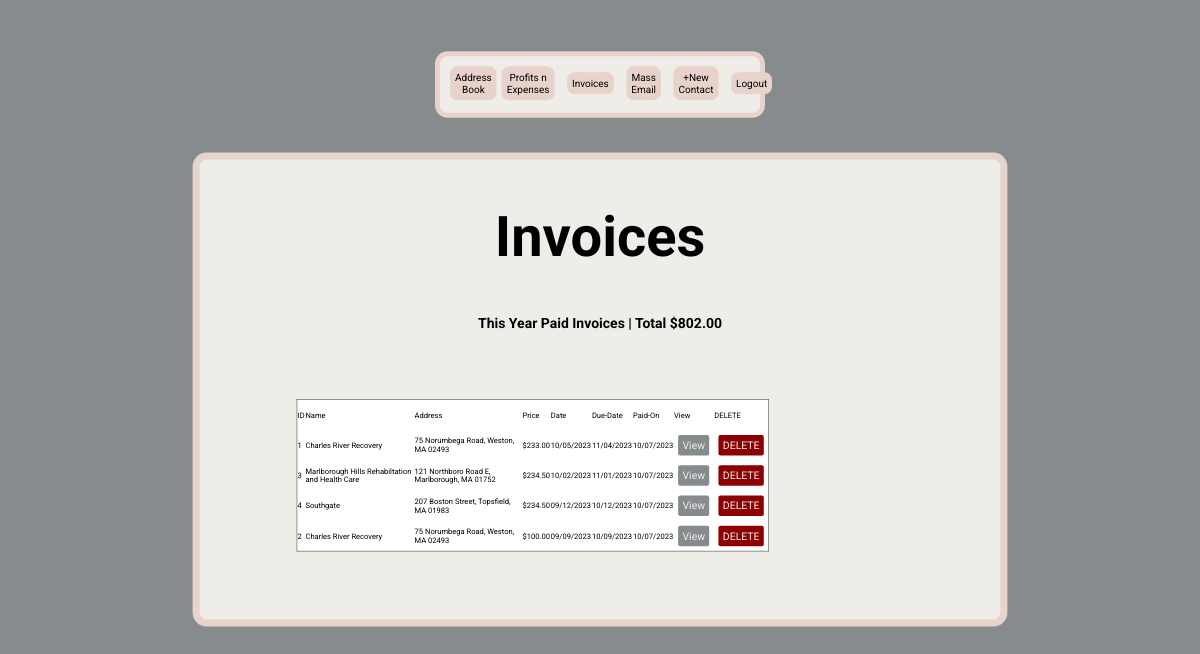
The page /invoice-list (signed in) on the database its author committed.
### main.py (models this page shows)
class InvoiceTable(db.Model):
    __tablename__ = 'invoice_table'
    id = db.Column(db.Integer, primary_key=True)
    facility = db.Column(db.String(250))
    street = db.Column(db.String(250))
    town = db.Column(db.String(250))
    state = db.Column(db.String(250))
    zip_code = db.Column(db.String(250))
    date = db.Column(db.String(250))
    due_date = db.Column(db.String(250))
    price = db.Column(db.String(250))
    title = db.Column(db.String(250))
    description = db.Column(db.String(250))
    paid = db.Column(db.Boolean, default=False)
    paid_on = db.Column(db.String(250))
    data_base_id = db.Column(db.Integer, db.ForeignKey('database.id'))

### main.py (the view)
@app.route('/invoice-list', methods=['GET', 'POST'])
@logged_in_only
def invoice_list():
    invoice_items = invoices_by_year_total(InvoiceTable, OrderedDict)
    this_year_paid_invoices = invoice_items[0]
    current_invoices = invoice_items[1]
    overdue_invoices = invoice_items[2]
    future_invoices = invoice_items[3]
    this_year_paid_total = invoice_items[4]
    current_total = invoice_items[5]
    overdue_total = invoice_items[6]
    future_total = invoice_items[7]
    paid_invoices_by_year = invoice_items[8]
    yearly_totals = invoice_items[9]
    return render_template('invoice-list.html', this_year_paid_invoices=this_year_paid_invoices,
                           current_invoices=current_invoices, overdue_invoices=overdue_invoices,
                           this_year_paid_total=this_year_paid_total, overdue_total=overdue_total,
                           current_total=current_total, future_invoices=future_invoices,
                           future_total=future_total, paid_invoices_by_year=paid_invoices_by_year,
                           yearly_totals=yearly_totals)

### main.py (called while the page is built)
@login_manager.user_loader
def load_user(user_id):
    return db.session.get(User, int(user_id))

def logged_in_only(f):
    @wraps(f)
    def decorated_function(*args, **kwargs):
        try:
            if current_user.is_authenticated:
                return f(*args, **kwargs)
            else:
                return redirect(url_for('login_page'))
        except AttributeError:
            return redirect(url_for('login_page'))
    return decorated_function

### resources.py (called while the page is built)
def format_float_as_string(num):
    formatted_str = '{:.2f}'.format(num)
    integer_part, fractional_part = formatted_str.split('.')
    if len(fractional_part) == 1:
        return f"{integer_part}.{fractional_part}0"
    return formatted_str

### templates/invoice-list.html (shortened to what this page needs)
{% include "header.html" %}
<body>
    <div class="libraryItemsContainer tableItemsBtn">
        <div class="formContainerColumn tableContainer">
            <h1>Invoices</h1>
            <h2>This Year Paid Invoices | Total ${{ this_year_paid_total }}</h2>
            <div class="tableBtnContainer">
                <table class="tableContent">
                    <tr>
                        <td>ID</td>
                        <td>Name</td>
                        <td>Address</td>
                        <td>Price</td>
                        <td>Date</td>
                        <td>Due-Date</td>
                        <td>Paid-On</td>
                        <td>View</td>
                        <td>DELETE</td>
                    </tr>
                    {% for invoice in this_year_paid_invoices %}
                        <tr data-href="{{ url_for('invoice', invoice_id=invoice.id) }}">
                            <td>{{ invoice.id }}</td>
                            <td>{{ invoice.facility }}</td>
                            <td>
                                {{ invoice.street }}, {{ invoice.town }},
                                {{ invoice.state }} {{ invoice.zip_code }}
                            </td>
                            <td>${{ invoice.price }}</td>
                            <td>{{ invoice.date }}</td>
                            <td>{{ invoice.due_date }}</td>
                            <td>{{ invoice.paid_on }}</td>
                            <td><a class="editBtn greyBtn" href="{{ url_for('invoice', invoice_id=invoice.id) }}">View</a></td>
                            <td><a class="delete" href="{{ url_for('confirm_page', id=invoice.id, field='invoice') }}">DELETE</a></td>
                        </tr>
                    {% endfor %}
                </table>
            </div>
        </div>
    </div>
</body>
</html>

### templates/header.html (shortened to what this page needs)
<!DOCTYPE html>
<html lang="en">
<head>
    <link rel="stylesheet" href="{{ url_for('static', filename='../static/css/stylesheet.css') }}">
</head>
<body>
    <div class="centerNav">
        <div class="navBarContainer">
            <div>
                <div>
                    <a href="{{ url_for('home') }}">Address Book</a>
                </div>
            </div>
            <div class="rightNavItems">
                <div>
                    <a href="{{ url_for('profit_expenses') }}">Profits n Expenses</a>
                </div>
                <div>
                    <a href="{{ url_for('invoice_list') }}">Invoices</a>
                </div>
                <div>
                    <a href="{{ url_for('mass_email_page') }}">Mass Email</a>
                </div>
                <div>
                    <a href="{{ url_for('form') }}">+New Contact</a>
                </div>
                {% if current_user.is_authenticated %}
                    <div>
                        <a href="{{ url_for('logout') }}">Logout</a>
                    </div>
                {% else %}
                    <div>
                        <a href="{{ url_for('login_page') }}">Login</a>
                    </div>
                {% endif %}
            </div>
        </div>
    </div>
</body>
</html>

### static/css/stylesheet.css (style rules this page uses)
html, body { overflow-x: hidden; font-family: 'Roboto', sans-serif; }
.navBarContainer { width: 95%; margin: 10px; margin-left: auto; margin-right: auto; background-color: #EEEDE7; border-radius: 25px; padding: 20px; border: 10px solid #E7D2CC; display: flex; justify-content: space-between; align-items: center; font-size: 30px; }
.navBarContainer a { text-decoration: none; color: black; background-color: #E7D2CC; padding: 10px; border-radius: 15px; display: flex; }
.rightNavItems { display: flex; justify-content: flex-end; align-items: center; gap: 25px; }
body { background-color: #868B8E; font-family: 'Roboto', sans-serif; box-sizing: border-box; }
h1 { font-size: 80px; text-align: center; }
.formContainerColumn { display: flex; flex-direction: column; width: 65%; min-width: 475px; margin-bottom: 20px; margin-top: 20px; margin-left: auto; margin-right: auto; background-color: #EEEDE7; border-radius: 20px; border: 10px solid #E7D2CC; min-height: 100px; }
h2 { font-size: 40px; margin: 10px; }
.libraryItemsContainer { display: flex; flex-wrap: wrap; justify-content: space-evenly; align-items: center; margin: 10px; }
.delete { font-size: 25px; background-color: darkred; color: #EEEDE7; border: #868B8E; border-radius: 5px; padding: 10px; margin: 10px; text-decoration: none; width: 90px; text-align: center; }
.editBtn { font-size: 25px; background-color: darkorange; color: #EEEDE7; border: #868B8E; border-radius: 5px; padding: 10px; margin: 10px; text-decoration: none; width: 90px; text-align: center; }
h2 { text-align: center; font-size: 35px; }
.centerNav { width: 100%; display: flex; justify-content: center; }
.tableContainer { padding: 10px; width: 98%; display: flex; }
.tableContent { background-color: white; font-size: 18px; border: 1px solid black; border-collapse: collapse; width: 100%; }
.tableContent td { height: 70px; }
.tableBtnContainer { display: flex; margin: 15px 0px; }
.greyBtn { background-color: #868B8E; }
@media only screen and (max-width: 1200px) { h2 { font-size: 20px; } }
@media only screen and (max-width: 1200px) { .navBarContainer { transform: scale(.5); gap: 10px; width: 600px; } }
@media only screen and (max-width: 1200px) { .navBarContainer a { font-size: 20px; text-align: center; margin-bottom: 5px; } }
@media only screen and (max-width: 1200px) { .tableBtnContainer { transform: scale(.6); } }
@media only screen and (max-width: 1200px) { .tableContent { margin-left: -160px; } }
@media only screen and (max-width: 1200px) { .formContainerColumn { transform: scale(.7); margin-top: -120px; } }

### rows shown on the page
InvoiceTable: id "1", facility "Charles River Recovery", street "75 Norumbega Road", town "Weston", state "MA", zip_code "02493", price "233.00", date "10/05/2023", due_date "11/04/2023", paid_on "10/07/2023"
InvoiceTable: id "3", facility "Marlborough Hills Rehabiltation and Health Care", street "121 Northboro Road E", town "Marlborough", state "MA", zip_code "01752", price "234.50", date "10/02/2023", due_date "11/01/2023", paid_on "10/07/2023"
InvoiceTable: id "4", facility "Southgate", street "207 Boston Street", town "Topsfield", state "MA", zip_code "01983", price "234.50", date "09/12/2023", due_date "10/12/2023", paid_on "10/07/2023"
InvoiceTable: id "2", facility "Charles River Recovery", street "75 Norumbega Road", town "Weston", state "MA", zip_code "02493", price "100.00", date "09/09/2023", due_date "10/09/2023", paid_on "10/07/2023"

### other values the page prints
{{ this_year_paid_total }} "802.00"
